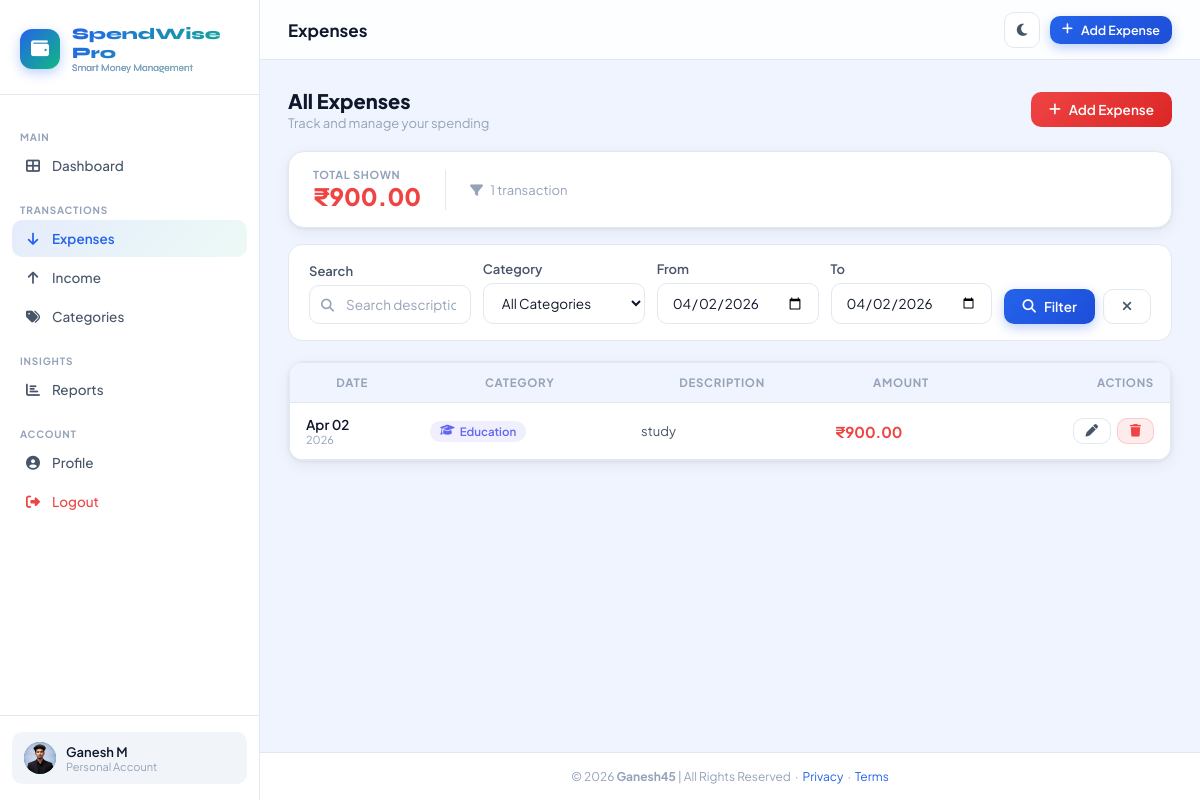
Screenshot of /expenses/ (signed in) with the database file from the repository.
### tracker/models.py (models this page shows, shortened)
class UserProfile(models.Model):
    user = models.OneToOneField(User, on_delete=models.CASCADE, related_name='profile')
    avatar = models.ImageField(upload_to='avatars/', null=True, blank=True)
    currency = models.CharField(max_length=10, default='₹')
    theme = models.CharField(max_length=10, default='light', choices=[('light', 'Light'), ('dark', 'Dark')])
    monthly_budget = models.DecimalField(max_digits=12, decimal_places=2, default=0)
    created_at = models.DateTimeField(auto_now_add=True)

class Expense(models.Model):
    user = models.ForeignKey(User, on_delete=models.CASCADE, related_name='expenses')
    amount = models.DecimalField(max_digits=12, decimal_places=2)
    category = models.ForeignKey(Category, on_delete=models.SET_NULL, null=True)
    date = models.DateField(default=timezone.now)
    description = models.TextField(blank=True, null=True)
    created_at = models.DateTimeField(auto_now_add=True)
    updated_at = models.DateTimeField(auto_now=True)
    class Meta:
        ordering = ['-date', '-created_at']

class Category(models.Model):
    CATEGORY_TYPES = [
        ('expense', 'Expense'),
        ('income', 'Income'),
        ('both', 'Both'),
    ]
    name = models.CharField(max_length=100)
    icon = models.CharField(max_length=50, default='fa-tag')
    color = models.CharField(max_length=20, default='#2563EB')
    category_type = models.CharField(max_length=10, choices=CATEGORY_TYPES, default='both')
    user = models.ForeignKey(User, on_delete=models.CASCADE, null=True, blank=True)
    is_default = models.BooleanField(default=False)
    created_at = models.DateTimeField(auto_now_add=True)
    class Meta:
        verbose_name_plural = 'Categories'
        ordering = ['name']

### tracker/views.py (the view)
# urls.py: path('expenses/', views.expense_list, name='expense_list'),
@login_required
def expense_list(request):
    user = request.user
    profile = get_or_create_profile(user)
    qs = Expense.objects.filter(user=user).select_related('category')
    category_filter = request.GET.get('category', '')
    date_from = request.GET.get('date_from', '')
    date_to = request.GET.get('date_to', '')
    search = request.GET.get('search', '')
    if category_filter:
        qs = qs.filter(category__id=category_filter)
    if date_from:
        qs = qs.filter(date__gte=date_from)
    if date_to:
        qs = qs.filter(date__lte=date_to)
    if search:
        qs = qs.filter(Q(description__icontains=search) | Q(category__name__icontains=search))
    total = qs.aggregate(total=Sum('amount'))['total'] or 0
    paginator = Paginator(qs, 10)
    page = paginator.get_page(request.GET.get('page'))
    categories = Category.objects.filter(Q(user=user) | Q(is_default=True))
    return render(request, 'tracker/expense_list.html', {
        'page_obj': page, 'total': total, 'categories': categories,
        'category_filter': category_filter, 'date_from': date_from,
        'date_to': date_to, 'search': search, 'profile': profile,
    })

### tracker/views.py (called while the page is built)
def get_or_create_profile(user):
    profile, _ = UserProfile.objects.get_or_create(user=user)
    return profile

### spendwise/templates/tracker/expense_list.html (shortened to what this page needs)
{% extends 'base.html' %}
{% block page_title %}Expenses{% endblock %}
{% block content %}
<div style="display:flex;align-items:center;justify-content:space-between;margin-bottom:20px;flex-wrap:wrap;gap:12px;animation:slideUp 0.4s ease;">
  <div>
    <h2 style="font-size:20px;font-weight:800;">All Expenses</h2>
    <p style="color:var(--text-muted);font-size:13px;margin-top:2px;">Track and manage your spending</p>
  </div>
  <a href="{% url 'add_expense' %}" class="btn btn-danger">
    <i class="fas fa-plus"></i> Add Expense
  </a>
</div>
<div class="card" style="margin-bottom:16px;padding:16px 24px;animation:slideUp 0.4s ease 0.05s backwards;">
  <div style="display:flex;align-items:center;gap:24px;flex-wrap:wrap;">
    <div>
      <div style="font-size:11px;font-weight:700;text-transform:uppercase;letter-spacing:.06em;color:var(--text-muted);">Total Shown</div>
      <div style="font-size:24px;font-weight:800;color:var(--red);">{{ profile.currency }}{{ total|floatformat:2 }}</div>
    </div>
    <div style="color:var(--text-muted);font-size:13px;">
      <i class="fas fa-filter" style="margin-right:5px;"></i>
      {{ page_obj.paginator.count }} transaction{{ page_obj.paginator.count|pluralize }}
    </div>
  </div>
</div>
<div class="filter-bar" style="animation:slideUp 0.4s ease 0.1s backwards;">
  <form method="get" style="display:contents;">
    <div class="form-group">
      <label class="form-label">Search</label>
      <div class="search-bar">
        <i class="fas fa-search"></i>
        <input type="text" name="search" class="form-control" placeholder="Search description..." value="{{ search }}">
      </div>
    </div>
    <div class="form-group">
      <label class="form-label">Category</label>
      <select name="category" class="form-select">
        <option value="">All Categories</option>
      </select>
    </div>
    <div class="form-group">
      <label class="form-label">From</label>
      <input type="date" name="date_from" class="form-control" value="{{ date_from }}">
    </div>
    <div class="form-group">
      <label class="form-label">To</label>
      <input type="date" name="date_to" class="form-control" value="{{ date_to }}">
    </div>
    <div style="display:flex;gap:8px;padding-bottom:0;align-self:flex-end;">
      <button type="submit" class="btn btn-primary">
        <i class="fas fa-search"></i> Filter
      </button>
      <a href="{% url 'expense_list' %}" class="btn btn-outline">
        <i class="fas fa-times"></i>
      </a>
    </div>
  </form>
</div>
<div class="card" style="padding:0;overflow:hidden;animation:slideUp 0.4s ease 0.15s backwards;">
  {% if page_obj.object_list %}
  <div class="table-wrapper">
    <table>
      <thead>
        <tr>
          <th>Date</th>
          <th>Category</th>
          <th>Description</th>
          <th>Amount</th>
          <th style="text-align:right;">Actions</th>
        </tr>
      </thead>
      <tbody>
        {% for expense in page_obj %}
        <tr>
          <td>
            <div style="font-weight:600;">{{ expense.date|date:"M d" }}</div>
            <div style="font-size:11px;color:var(--text-muted);">{{ expense.date|date:"Y" }}</div>
          </td>
          <td>
            {% if expense.category %}
            <span class="badge" style="background:{{ expense.category.color }}1a;color:{{ expense.category.color }};">
              <i class="fas {{ expense.category.icon }}"></i>
              {{ expense.category.name }}
            </span>
            {% else %}
            <span class="badge badge-gray">Uncategorized</span>
            {% endif %}
          </td>
          <td style="color:var(--text-secondary);font-size:13px;max-width:200px;">
            {{ expense.description|truncatechars:45|default:"—" }}
          </td>
          <td>
            <span style="font-weight:700;color:var(--red);font-size:15px;">
              {{ profile.currency }}{{ expense.amount|floatformat:2 }}
            </span>
          </td>
          <td style="text-align:right;">
            <div style="display:flex;gap:6px;justify-content:flex-end;">
              <a href="{% url 'edit_expense' expense.pk %}" class="btn btn-outline btn-sm">
                <i class="fas fa-pen"></i>
              </a>
              <a href="{% url 'delete_expense' expense.pk %}" class="btn btn-sm" style="background:rgba(239,68,68,0.1);color:var(--red);border:1px solid rgba(239,68,68,0.2);">
                <i class="fas fa-trash"></i>
              </a>
            </div>
          </td>
        </tr>
        {% endfor %}
      </tbody>
    </table>
  </div>
  {% endif %}
</div>
{% endblock %}

### spendwise/templates/base.html (shortened to what this page needs)
{% load static %}
<!DOCTYPE html>
<html lang="en" data-theme="light">
<head>
  <link rel="stylesheet" href="https://cdnjs.cloudflare.com/ajax/libs/font-awesome/6.5.0/css/all.min.css" />
  <link rel="stylesheet" href="{% static 'css/style.css' %}" />
</head>
<body>
<div class="app-wrapper">
  <aside class="sidebar" id="sidebar">
    <div class="sidebar-logo">
      <div class="logo-icon"><i class="fas fa-wallet"></i></div>
      <div class="logo-text">SpendWise Pro<span>Smart Money Management</span></div>
    </div>
    <nav class="sidebar-nav">
      <div class="nav-section-title">Main</div>
      <a href="{% url 'dashboard' %}" class="nav-item {% if request.resolver_match.url_name == 'dashboard' %}active{% endif %}">
        <i class="fas fa-th-large"></i> Dashboard
      </a>
      <div class="nav-section-title">Transactions</div>
      <a href="{% url 'expense_list' %}" class="nav-item {% if 'expense' in request.resolver_match.url_name %}active{% endif %}">
        <i class="fas fa-arrow-down"></i> Expenses
      </a>
      <a href="{% url 'income_list' %}" class="nav-item {% if 'income' in request.resolver_match.url_name %}active{% endif %}">
        <i class="fas fa-arrow-up"></i> Income
      </a>
      <a href="{% url 'category_list' %}" class="nav-item {% if 'category' in request.resolver_match.url_name %}active{% endif %}">
        <i class="fas fa-tags"></i> Categories
      </a>
      <div class="nav-section-title">Insights</div>
      <a href="{% url 'reports' %}" class="nav-item {% if request.resolver_match.url_name == 'reports' %}active{% endif %}">
        <i class="fas fa-chart-bar"></i> Reports
      </a>
      <div class="nav-section-title">Account</div>
      <a href="{% url 'profile' %}" class="nav-item {% if request.resolver_match.url_name == 'profile' %}active{% endif %}">
        <i class="fas fa-user-circle"></i> Profile
      </a>
      <a href="{% url 'logout' %}" class="nav-item" style="color: var(--red);">
        <i class="fas fa-sign-out-alt"></i> Logout
      </a>
    </nav>
    <div class="sidebar-footer">
      <div class="user-card">
        <div class="user-avatar">
          {% if request.user.profile.avatar %}
            <img src="{{ request.user.profile.avatar.url }}" alt="avatar" style="width:100%;height:100%;object-fit:cover;" />
          {% else %}
            {{ request.user.first_name|first|upper }}{{ request.user.last_name|first|upper }}
          {% endif %}
        </div>
        <div class="user-info">
          <div class="user-name">{{ request.user.get_full_name|default:request.user.username }}</div>
          <div class="user-role">Personal Account</div>
        </div>
      </div>
    </div>
  </aside>
  <div class="main-content">
    <header class="topbar">
      <div class="topbar-left">
        <h1 class="page-title">{% block page_title %}Dashboard{% endblock %}</h1>
      </div>
      <div class="topbar-right">
        <button class="btn-icon" id="themeToggle" title="Toggle theme">
        </button>
        <a href="{% url 'add_expense' %}" class="btn btn-primary btn-sm">
          <i class="fas fa-plus"></i> Add Expense
        </a>
      </div>
    </header>
    <main class="page-content">
      {% block content %}{% endblock %}
    </main>
    <footer class="footer">
      © 2026 <strong>Ganesh45</strong> | All Rights Reserved &nbsp;·&nbsp;
      <a href="#">Privacy</a> &nbsp;·&nbsp; <a href="#">Terms</a>
    </footer>
  </div>
</div>
</body>
</html>

### rows the page displays
UserProfile: currency "₹"
Expense: date "Apr 02", date "2026", category.name "Education", description "study", amount "900.00"

### other values shown
{{ request.user.get_full_name|default:request.user.username }} "Ganesh M"
{{ total|floatformat:2 }} "900.00"
{{ page_obj.paginator.count }} "1"
